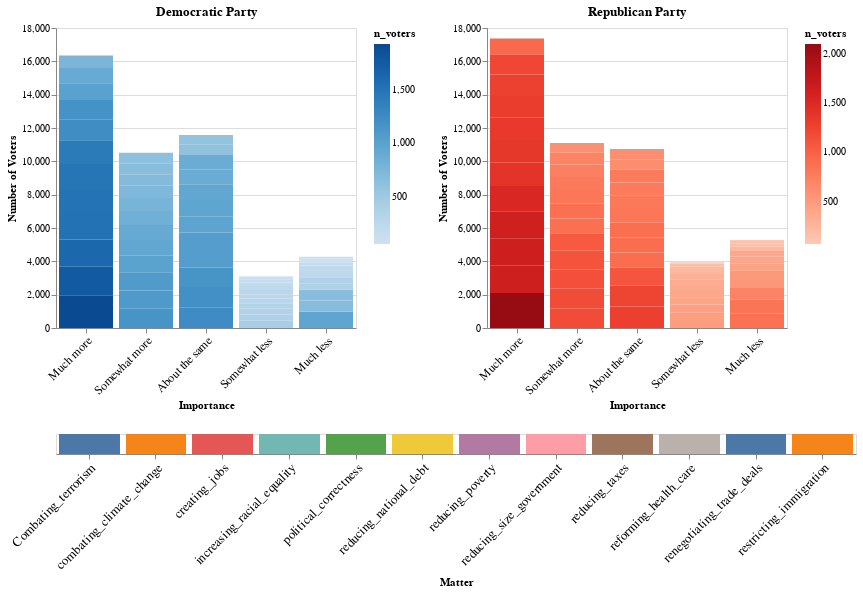

Notebook code cell kept with this figure:
### Markdown cell above
In der Dashboard unten kann man eine bestimmte Angelegenheit wählen, indem man die Maus auf die Blocks unten setzt. Je nach Wahl ändern sich die zwei Grafiken oben, so dass sie die Präferenzen der Wähler jeder Partei widerspiegeln.

### Code cell
both_chart_data = both_pivot.reset_index().rename({0:"n_voters"},axis = "columns")
both_chart_selection = alt.binding_select(options =[x for x in both_chart_data["Matter"].unique()])
both_chart_condition = alt.selection_single(fields = ["Matter"], on = "mouseover", nearest = True)
dem_chart = alt.Chart(both_chart_data.loc[both_chart_data["PARTY_AGENDAS_rand_2016"]=="Democratic Party"],
                     title = "Democratic Party").mark_bar().encode(
    x = alt.X("Importance", axis = alt.Axis(labelAngle=-45,labelFontSize=12),
             sort = ["Much more","Somewhat more","About the same","Somewhat less","Much less","Didn't Answer"]),
    y = alt.Y("n_voters", title = "Number of Voters"),
    color = alt.Color("n_voters", 
                      scale = alt.Scale(scheme="blues"))).properties(width=300).transform_filter(both_chart_condition)

rep_chart=alt.Chart(both_chart_data.loc[both_chart_data["PARTY_AGENDAS_rand_2016"]=="Republican Party"],
                   title = "Republican Party").mark_bar().encode(
    x = alt.X("Importance",axis = alt.Axis(labelAngle=-45,labelFontSize=12),
             sort = ["Much more","Somewhat more","About the same","Somewhat less","Much less","Didn't Answer"]),
    y = alt.Y("n_voters", title = "Number of Voters"),
    color = alt.Color("n_voters",
                      scale=alt.Scale(scheme="reds"))).properties(width=300).transform_filter(both_chart_condition)

l = alt.Chart(both_chart_data).mark_bar().encode(
    x =alt.X("Matter", axis = alt.Axis(labelAngle=-45, labelFontSize=13)),
    color = alt.Color("Matter", 
                      legend= None)).properties(width=800).add_selection(both_chart_condition)

altogether = alt.hconcat(dem_chart,rep_chart).resolve_scale(color ="independent",y="shared").add_selection(both_chart_condition)
altogether&l

### Figure 1 — Vega-Lite specification as saved in the notebook (floating-point values rounded to 4 significant figures)
{"config": {"view": {"continuousWidth": 400, "continuousHeight": 300}}, "vconcat": [{"hconcat": [{"data": {"name": "data-6962a5965b664376a1607f2004856f27"}, "mark": "bar", "encoding": {"color": {"type": "quantitative", "field": "n_voters", "scale": {"scheme": "blues"}}, "x": {"type": "nominal", "axis": {"labelAngle": -45, "labelFontSize": 12}, "field": "Importance", "sort": ["Much more", "Somewhat more", "About the same", "Somewhat less", "Much less", "Didn't Answer"]}, "y": {"type": "quantitative", "field": "n_voters", "title": "Number of Voters"}}, "selection": {"selector122": {"type": "single", "fields": ["Matter"], "on": "mouseover", "nearest": true}}, "title": "Democratic Party", "transform": [{"filter": {"selection": "selector122"}}], "width": 300}, {"data": {"name": "data-93140ea67f009c3f43f5b87197246fd4"}, "mark": "bar", "encoding": {"color": {"type": "quantitative", "field": "n_voters", "scale": {"scheme": "reds"}}, "x": {"type": "nominal", "axis": {"labelAngle": -45, "labelFontSize": 12}, "field": "Importance", "sort": ["Much more", "Somewhat more", "About the same", "Somewhat less", "Much less", "Didn't Answer"]}, "y": {"type": "quantitative", "field": "n_voters", "title": "Number of Voters"}}, "selection": {"selector122": {"type": "single", "fields": ["Matter"], "on": "mouseover", "nearest": true}}, "title": "Republican Party", "transform": [{"filter": {"selection": "selector122"}}], "width": 300}], "resolve": {"scale": {"color": "independent", "y": "shared"}}}, {"data": {"name": "data-377fd5459e64d33134ad7b11bd8b84d4"}, "mark": "bar", "encoding": {"color": {"type": "nominal", "field": "Matter", "legend": null}, "x": {"type": "nominal", "axis": {"labelAngle": -45, "labelFontSize": 13}, "field": "Matter"}}, "selection": {"selector122": {"type": "single", "fields": ["Matter"], "on": "mouseover", "nearest": true}}, "width": 800}], "$schema": "https://vega.github.io/schema/vega-lite/v4.8.1.json", "datasets": {"data-6962a5965b664376a1607f2004856f27": [{"PARTY_AGENDAS_rand_2016": "Democratic Party", "Matter": "Combating_terrorism", "Importance": "About the same", "n_voters": 1206}, {"PARTY_AGENDAS_rand_2016": "Democratic Party", "Matter": "Combating_terrorism", "Importance": "Much less", "n_voters": 120}, {"PARTY_AGENDAS_rand_2016": "Democratic Party", "Matter": "Combating_terrorism", "Importance": "Much more", "n_voters": 1487}, {"PARTY_AGENDAS_rand_2016": "Democratic Party", "Matter": "Combating_terrorism", "Importance": "Somewhat less", "n_voters": 161}, {"PARTY_AGENDAS_rand_2016": "Democratic Party", "Matter": "Combating_terrorism", "Importance": "Somewhat more", "n_voters": 832}, {"PARTY_AGENDAS_rand_2016": "Democratic Party", "Matter": "combating_climate_change", "Importance": "About the same", "n_voters": 880}, {"PARTY_AGENDAS_rand_2016": "Democratic Party", "Matter": "combating_climate_change", "Importance": "Much less", "n_voters": 971}, {"PARTY_AGENDAS_rand_2016": "Democratic Party", "Matter": "combating_climate_change", "Importance": "Much more", "n_voters": 903}, {"PARTY_AGENDAS_rand_2016": "Democratic Party", "Matter": "combating_climate_change", "Importance": "Somewhat less", "n_voters": 371}, {"PARTY_AGENDAS_rand_2016": "Democratic Party", "Matter": "combating_climate_change", "Importance": "Somewhat more", "n_voters": 692}, {"PARTY_AGENDAS_rand_2016": "Democratic Party", "Matter": "creating_jobs", "Importance": "About the same", "n_voters": 587}, {"PARTY_AGENDAS_rand_2016": "Democratic Party", "Matter": "creating_jobs", "Importance": "Much less", "n_voters": 95}, {"PARTY_AGENDAS_rand_2016": "Democratic Party", "Matter": "creating_jobs", "Importance": "Much more", "n_voters": 1932}, {"PARTY_AGENDAS_rand_2016": "Democratic Party", "Matter": "creating_jobs", "Importance": "Somewhat less", "n_voters": 54}, {"PARTY_AGENDAS_rand_2016": "Democratic Party", "Matter": "creating_jobs", "Importance": "Somewhat more", "n_voters": 1160}, {"PARTY_AGENDAS_rand_2016": "Democratic Party", "Matter": "increasing_racial_equality", "Importance": "About the same", "n_voters": 1161}, {"PARTY_AGENDAS_rand_2016": "Democratic Party", "Matter": "increasing_racial_equality", "Importance": "Much less", "n_voters": 673}, {"PARTY_AGENDAS_rand_2016": "Democratic Party", "Matter": "increasing_racial_equality", "Importance": "Much more", "n_voters": 754}, {"PARTY_AGENDAS_rand_2016": "Democratic Party", "Matter": "increasing_racial_equality", "Importance": "Somewhat less", "n_voters": 434}, {"PARTY_AGENDAS_rand_2016": "Democratic Party", "Matter": "increasing_racial_equality", "Importance": "Somewhat more", "n_voters": 786}, {"PARTY_AGENDAS_rand_2016": "Democratic Party", "Matter": "political_correctness", "Importance": "About the same", "n_voters": 978}, {"PARTY_AGENDAS_rand_2016": "Democratic Party", "Matter": "political_correctness", "Importance": "Much less", "n_voters": 665}, {"PARTY_AGENDAS_rand_2016": "Democratic Party", "Matter": "political_correctness", "Importance": "Much more", "n_voters": 1181}, {"PARTY_AGENDAS_rand_2016": "Democratic Party", "Matter": "political_correctness", "Importance": "Somewhat less", "n_voters": 333}, {"PARTY_AGENDAS_rand_2016": "Democratic Party", "Matter": "political_correctness", "Importance": "Somewhat more", "n_voters": 666}, {"PARTY_AGENDAS_rand_2016": "Democratic Party", "Matter": "reducing_national_debt", "Importance": "About the same", "n_voters": 876}, {"PARTY_AGENDAS_rand_2016": "Democratic Party", "Matter": "reducing_national_debt", "Importance": "Much less", "n_voters": 131}, {"PARTY_AGENDAS_rand_2016": "Democratic Party", "Matter": "reducing_national_debt", "Importance": "Much more", "n_voters": 1750}, {"PARTY_AGENDAS_rand_2016": "Democratic Party", "Matter": "reducing_national_debt", "Importance": "Somewhat less", "n_voters": 160}, {"PARTY_AGENDAS_rand_2016": "Democratic Party", "Matter": "reducing_national_debt", "Importance": "Somewhat more", "n_voters": 909}, {"PARTY_AGENDAS_rand_2016": "Democratic Party", "Matter": "reducing_poverty", "Importance": "About the same", "n_voters": 974}, {"PARTY_AGENDAS_rand_2016": "Democratic Party", "Matter": "reducing_poverty", "Importance": "Much less", "n_voters": 254}, {"PARTY_AGENDAS_rand_2016": "Democratic Party", "Matter": "reducing_poverty", "Importance": "Much more", "n_voters": 1232}, {"PARTY_AGENDAS_rand_2016": "Democratic Party", "Matter": "reducing_poverty", "Importance": "Somewhat less", "n_voters": 277}, {"PARTY_AGENDAS_rand_2016": "Democratic Party", "Matter": "reducing_poverty", "Importance": "Somewhat more", "n_voters": 1081}, {"PARTY_AGENDAS_rand_2016": "Democratic Party", "Matter": "reducing_size_government", "Importance": "About the same", "n_voters": 1056}, {"PARTY_AGENDAS_rand_2016": "Democratic Party", "Matter": "reducing_size_government", "Importance": "Much less", "n_voters": 243}, {"PARTY_AGENDAS_rand_2016": "Democratic Party", "Matter": "reducing_size_government", "Importance": "Much more", "n_voters": 1526}, {"PARTY_AGENDAS_rand_2016": "Democratic Party", "Matter": "reducing_size_government", "Importance": "Somewhat less", "n_voters": 255}, {"PARTY_AGENDAS_rand_2016": "Democratic Party", "Matter": "reducing_size_government", "Importance": "Somewhat more", "n_voters": 728}, {"PARTY_AGENDAS_rand_2016": "Democratic Party", "Matter": "reducing_taxes", "Importance": "About the same", "n_voters": 937}, {"PARTY_AGENDAS_rand_2016": "Democratic Party", "Matter": "reducing_taxes", "Importance": "Much less", "n_voters": 171}, {"PARTY_AGENDAS_rand_2016": "Democratic Party", "Matter": "reducing_taxes", "Importance": "Much more", "n_voters": 1512}, {"PARTY_AGENDAS_rand_2016": "Democratic Party", "Matter": "reducing_taxes", "Importance": "Somewhat less", "n_voters": 262}, {"PARTY_AGENDAS_rand_2016": "Democratic Party", "Matter": "reducing_taxes", "Importance": "Somewhat more", "n_voters": 945}, {"PARTY_AGENDAS_rand_2016": "Democratic Party", "Matter": "reforming_health_care", "Importance": "About the same", "n_voters": 613}, {"PARTY_AGENDAS_rand_2016": "Democratic Party", "Matter": "reforming_health_care", "Importance": "Much less", "n_voters": 377}, {"PARTY_AGENDAS_rand_2016": "Democratic Party", "Matter": "reforming_health_care", "Importance": "Much more", "n_voters": 1626}, {"PARTY_AGENDAS_rand_2016": "Democratic Party", "Matter": "reforming_health_care", "Importance": "Somewhat less", "n_voters": 207}, {"PARTY_AGENDAS_rand_2016": "Democratic Party", "Matter": "reforming_health_care", "Importance": "Somewhat more", "n_voters": 994}, {"PARTY_AGENDAS_rand_2016": "Democratic Party", "Matter": "renegotiating_trade_deals", "Importance": "About the same", "n_voters": 1251}, {"PARTY_AGENDAS_rand_2016": "Democratic Party", "Matter": "renegotiating_trade_deals", "Importance": "Much less", "n_voters": 212}, {"PARTY_AGENDAS_rand_2016": "Democratic Party", "Matter": "renegotiating_trade_deals", "Importance": "Much more", "n_voters": 1011}, {"PARTY_AGENDAS_rand_2016": "Democratic Party", "Matter": "renegotiating_trade_deals", "Importance": "Somewhat less", "n_voters": 238}, {"PARTY_AGENDAS_rand_2016": "Democratic Party", "Matter": "renegotiating_trade_deals", "Importance": "Somewhat more", "n_voters": 1097}, {"PARTY_AGENDAS_rand_2016": "Democratic Party", "Matter": "restricting_immigration", "Importance": "About the same", "n_voters": 1056}, {"PARTY_AGENDAS_rand_2016": "Democratic Party", "Matter": "restricting_immigration", "Importance": "Much less", "n_voters": 362}, {"PARTY_AGENDAS_rand_2016": "Democratic Party", "Matter": "restricting_immigration", "Importance": "Much more", "n_voters": 1435}, {"PARTY_AGENDAS_rand_2016": "Democratic Party", "Matter": "restricting_immigration", "Importance": "Somewhat less", "n_voters": 351}, {"PARTY_AGENDAS_rand_2016": "Democratic Party", "Matter": "restricting_immigration", "Importance": "Somewhat more", "n_voters": 623}], "data-93140ea67f009c3f43f5b87197246fd4": [{"PARTY_AGENDAS_rand_2016": "Republican Party", "Matter": "Combating_terrorism", "Importance": "About the same", "n_voters": 1249}, {"PARTY_AGENDAS_rand_2016": "Republican Party", "Matter": "Combating_terrorism", "Importance": "Much less", "n_voters": 166}, {"PARTY_AGENDAS_rand_2016": "Republican Party", "Matter": "Combating_terrorism", "Importance": "Much more", "n_voters": 1522}, {"PARTY_AGENDAS_rand_2016": "Republican Party", "Matter": "Combating_terrorism", "Importance": "Somewhat less", "n_voters": 227}, {"PARTY_AGENDAS_rand_2016": "Republican Party", "Matter": "Combating_terrorism", "Importance": "Somewhat more", "n_voters": 879}, {"PARTY_AGENDAS_rand_2016": "Republican Party", "Matter": "combating_climate_change", "Importance": "About the same", "n_voters": 817}, {"PARTY_AGENDAS_rand_2016": "Republican Party", "Matter": "combating_climate_change", "Importance": "Much less", "n_voters": 861}, {"PARTY_AGENDAS_rand_2016": "Republican Party", "Matter": "combating_climate_change", "Importance": "Much more", "n_voters": 1305}, {"PARTY_AGENDAS_rand_2016": "Republican Party", "Matter": "combating_climate_change", "Importance": "Somewhat less", "n_voters": 467}, {"PARTY_AGENDAS_rand_2016": "Republican Party", "Matter": "combating_climate_change", "Importance": "Somewhat more", "n_voters": 586}, {"PARTY_AGENDAS_rand_2016": "Republican Party", "Matter": "creating_jobs", "Importance": "About the same", "n_voters": 615}, {"PARTY_AGENDAS_rand_2016": "Republican Party", "Matter": "creating_jobs", "Importance": "Much less", "n_voters": 68}, {"PARTY_AGENDAS_rand_2016": "Republican Party", "Matter": "creating_jobs", "Importance": "Much more", "n_voters": 2102}, {"PARTY_AGENDAS_rand_2016": "Republican Party", "Matter": "creating_jobs", "Importance": "Somewhat less", "n_voters": 73}, {"PARTY_AGENDAS_rand_2016": "Republican Party", "Matter": "creating_jobs", "Importance": "Somewhat more", "n_voters": 1180}, {"PARTY_AGENDAS_rand_2016": "Republican Party", "Matter": "increasing_racial_equality", "Importance": "About the same", "n_voters": 1288}, {"PARTY_AGENDAS_rand_2016": "Republican Party", "Matter": "increasing_racial_equality", "Importance": "Much less", "n_voters": 429}, {"PARTY_AGENDAS_rand_2016": "Republican Party", "Matter": "increasing_racial_equality", "Importance": "Much more", "n_voters": 1217}, {"PARTY_AGENDAS_rand_2016": "Republican Party", "Matter": "increasing_racial_equality", "Importance": "Somewhat less", "n_voters": 308}, {"PARTY_AGENDAS_rand_2016": "Republican Party", "Matter": "increasing_racial_equality", "Importance": "Somewhat more", "n_voters": 792}, {"PARTY_AGENDAS_rand_2016": "Republican Party", "Matter": "political_correctness", "Importance": "About the same", "n_voters": 788}, {"PARTY_AGENDAS_rand_2016": "Republican Party", "Matter": "political_correctness", "Importance": "Much less", "n_voters": 835}, {"PARTY_AGENDAS_rand_2016": "Republican Party", "Matter": "political_correctness", "Importance": "Much more", "n_voters": 1282}, {"PARTY_AGENDAS_rand_2016": "Republican Party", "Matter": "political_correctness", "Importance": "Somewhat less", "n_voters": 400}, {"PARTY_AGENDAS_rand_2016": "Republican Party", "Matter": "political_correctness", "Importance": "Somewhat more", "n_voters": 736}, {"PARTY_AGENDAS_rand_2016": "Republican Party", "Matter": "reducing_national_debt", "Importance": "About the same", "n_voters": 806}, {"PARTY_AGENDAS_rand_2016": "Republican Party", "Matter": "reducing_national_debt", "Importance": "Much less", "n_voters": 227}, {"PARTY_AGENDAS_rand_2016": "Republican Party", "Matter": "reducing_national_debt", "Importance": "Much more", "n_voters": 1639}, {"PARTY_AGENDAS_rand_2016": "Republican Party", "Matter": "reducing_national_debt", "Importance": "Somewhat less", "n_voters": 240}, {"PARTY_AGENDAS_rand_2016": "Republican Party", "Matter": "reducing_national_debt", "Importance": "Somewhat more", "n_voters": 1121}, {"PARTY_AGENDAS_rand_2016": "Republican Party", "Matter": "reducing_poverty", "Importance": "About the same", "n_voters": 897}, {"PARTY_AGENDAS_rand_2016": "Republican Party", "Matter": "reducing_poverty", "Importance": "Much less", "n_voters": 160}, {"PARTY_AGENDAS_rand_2016": "Republican Party", "Matter": "reducing_poverty", "Importance": "Much more", "n_voters": 1622}, {"PARTY_AGENDAS_rand_2016": "Republican Party", "Matter": "reducing_poverty", "Importance": "Somewhat less", "n_voters": 175}, {"PARTY_AGENDAS_rand_2016": "Republican Party", "Matter": "reducing_poverty", "Importance": "Somewhat more", "n_voters": 1178}, {"PARTY_AGENDAS_rand_2016": "Republican Party", "Matter": "reducing_size_government", "Importance": "About the same", "n_voters": 896}, {"PARTY_AGENDAS_rand_2016": "Republican Party", "Matter": "reducing_size_government", "Importance": "Much less", "n_voters": 520}, {"PARTY_AGENDAS_rand_2016": "Republican Party", "Matter": "reducing_size_government", "Importance": "Much more", "n_voters": 1391}, {"PARTY_AGENDAS_rand_2016": "Republican Party", "Matter": "reducing_size_government", "Importance": "Somewhat less", "n_voters": 405}, {"PARTY_AGENDAS_rand_2016": "Republican Party", "Matter": "reducing_size_government", "Importance": "Somewhat more", "n_voters": 824}, {"PARTY_AGENDAS_rand_2016": "Republican Party", "Matter": "reducing_taxes", "Importance": "About the same", "n_voters": 891}, {"PARTY_AGENDAS_rand_2016": "Republican Party", "Matter": "reducing_taxes", "Importance": "Much less", "n_voters": 391}, {"PARTY_AGENDAS_rand_2016": "Republican Party", "Matter": "reducing_taxes", "Importance": "Much more", "n_voters": 1363}, {"PARTY_AGENDAS_rand_2016": "Republican Party", "Matter": "reducing_taxes", "Importance": "Somewhat less", "n_voters": 343}, {"PARTY_AGENDAS_rand_2016": "Republican Party", "Matter": "reducing_taxes", "Importance": "Somewhat more", "n_voters": 1057}, {"PARTY_AGENDAS_rand_2016": "Republican Party", "Matter": "reforming_health_care", "Importance": "About the same", "n_voters": 611}, {"PARTY_AGENDAS_rand_2016": "Republican Party", "Matter": "reforming_health_care", "Importance": "Much less", "n_voters": 535}, {"PARTY_AGENDAS_rand_2016": "Republican Party", "Matter": "reforming_health_care", "Importance": "Much more", "n_voters": 1639}, {"PARTY_AGENDAS_rand_2016": "Republican Party", "Matter": "reforming_health_care", "Importance": "Somewhat less", "n_voters": 365}, {"PARTY_AGENDAS_rand_2016": "Republican Party", "Matter": "reforming_health_care", "Importance": "Somewhat more", "n_voters": 883}, {"PARTY_AGENDAS_rand_2016": "Republican Party", "Matter": "renegotiating_trade_deals", "Importance": "About the same", "n_voters": 1099}, {"PARTY_AGENDAS_rand_2016": "Republican Party", "Matter": "renegotiating_trade_deals", "Importance": "Much less", "n_voters": 383}, {"PARTY_AGENDAS_rand_2016": "Republican Party", "Matter": "renegotiating_trade_deals", "Importance": "Much more", "n_voters": 940}, {"PARTY_AGENDAS_rand_2016": "Republican Party", "Matter": "renegotiating_trade_deals", "Importance": "Somewhat less", "n_voters": 462}, {"PARTY_AGENDAS_rand_2016": "Republican Party", "Matter": "renegotiating_trade_deals", "Importance": "Somewhat more", "n_voters": 1153}, {"PARTY_AGENDAS_rand_2016": "Republican Party", "Matter": "restricting_immigration", "Importance": "About the same", "n_voters": 778}, {"PARTY_AGENDAS_rand_2016": "Republican Party", "Matter": "restricting_immigration", "Importance": "Much less", "n_voters": 709}, {"PARTY_AGENDAS_rand_2016": "Republican Party", "Matter": "restricting_immigration", "Importance": "Much more", "n_voters": 1342}, {"PARTY_AGENDAS_rand_2016": "Republican Party", "Matter": "restricting_immigration", "Importance": "Somewhat less", "n_voters": 485}, {"PARTY_AGENDAS_rand_2016": "Republican Party", "Matter": "restricting_immigration", "Importance": "Somewhat more", "n_voters": 716}], "data-377fd5459e64d33134ad7b11bd8b84d4": [{"PARTY_AGENDAS_rand_2016": "Democratic Party", "Matter": "Combating_terrorism", "Importance": "About the same", "n_voters": 1206}, {"PARTY_AGENDAS_rand_2016": "Democratic Party", "Matter": "Combating_terrorism", "Importance": "Much less", "n_voters": 120}, {"PARTY_AGENDAS_rand_2016": "Democratic Party", "Matter": "Combating_terrorism", "Importance": "Much more", "n_voters": 1487}, {"PARTY_AGENDAS_rand_2016": "Democratic Party", "Matter": "Combating_terrorism", "Importance": "Somewhat less", "n_voters": 161}, {"PARTY_AGENDAS_rand_2016": "Democratic Party", "Matter": "Combating_terrorism", "Importance": "Somewhat more", "n_voters": 832}, {"PARTY_AGENDAS_rand_2016": "Democratic Party", "Matter": "combating_climate_change", "Importance": "About the same", "n_voters": 880}, {"PARTY_AGENDAS_rand_2016": "Democratic Party", "Matter": "combating_climate_change", "Importance": "Much less", "n_voters": 971}, {"PARTY_AGENDAS_rand_2016": "Democratic Party", "Matter": "combating_climate_change", "Importance": "Much more", "n_voters": 903}, {"PARTY_AGENDAS_rand_2016": "Democratic Party", "Matter": "combating_climate_change", "Importance": "Somewhat less", "n_voters": 371}, {"PARTY_AGENDAS_rand_2016": "Democratic Party", "Matter": "combating_climate_change", "Importance": "Somewhat more", "n_voters": 692}, {"PARTY_AGENDAS_rand_2016": "Democratic Party", "Matter": "creating_jobs", "Importance": "About the same", "n_voters": 587}, {"PARTY_AGENDAS_rand_2016": "Democratic Party", "Matter": "creating_jobs", "Importance": "Much less", "n_voters": 95}, {"PARTY_AGENDAS_rand_2016": "Democratic Party", "Matter": "creating_jobs", "Importance": "Much more", "n_voters": 1932}, {"PARTY_AGENDAS_rand_2016": "Democratic Party", "Matter": "creating_jobs", "Importance": "Somewhat less", "n_voters": 54}, {"PARTY_AGENDAS_rand_2016": "Democratic Party", "Matter": "creating_jobs", "Importance": "Somewhat more", "n_voters": 1160}, {"PARTY_AGENDAS_rand_2016": "Democratic Party", "Matter": "increasing_racial_equality", "Importance": "About the same", "n_voters": 1161}, {"PARTY_AGENDAS_rand_2016": "Democratic Party", "Matter": "increasing_racial_equality", "Importance": "Much less", "n_voters": 673}, {"PARTY_AGENDAS_rand_2016": "Democratic Party", "Matter": "increasing_racial_equality", "Importance": "Much more", "n_voters": 754}, {"PARTY_AGENDAS_rand_2016": "Democratic Party", "Matter": "increasing_racial_equality", "Importance": "Somewhat less", "n_voters": 434}, {"PARTY_AGENDAS_rand_2016": "Democratic Party", "Matter": "increasing_racial_equality", "Importance": "Somewhat more", "n_voters": 786}, {"PARTY_AGENDAS_rand_2016": "Democratic Party", "Matter": "political_correctness", "Importance": "About the same", "n_voters": 978}, {"PARTY_AGENDAS_rand_2016": "Democratic Party", "Matter": "political_correctness", "Importance": "Much less", "n_voters": 665}, {"PARTY_AGENDAS_rand_2016": "Democratic Party", "Matter": "political_correctness", "Importance": "Much more", "n_voters": 1181}, {"PARTY_AGENDAS_rand_2016": "Democratic Party", "Matter": "political_correctness", "Importance": "Somewhat less", "n_voters": 333}, {"PARTY_AGENDAS_rand_2016": "Democratic Party", "Matter": "political_correctness", "Importance": "Somewhat more", "n_voters": 666}, {"PARTY_AGENDAS_rand_2016": "Democratic Party", "Matter": "reducing_national_debt", "Importance": "About the same", "n_voters": 876}, {"PARTY_AGENDAS_rand_2016": "Democratic Party", "Matter": "reducing_national_debt", "Importance": "Much less", "n_voters": 131}, {"PARTY_AGENDAS_rand_2016": "Democratic Party", "Matter": "reducing_national_debt", "Importance": "Much more", "n_voters": 1750}, {"PARTY_AGENDAS_rand_2016": "Democratic Party", "Matter": "reducing_national_debt", "Importance": "Somewhat less", "n_voters": 160}, {"PARTY_AGENDAS_rand_2016": "Democratic Party", "Matter": "reducing_national_debt", "Importance": "Somewhat more", "n_voters": 909}, {"PARTY_AGENDAS_rand_2016": "Democratic Party", "Matter": "reducing_poverty", "Importance": "About the same", "n_voters": 974}, {"PARTY_AGENDAS_rand_2016": "Democratic Party", "Matter": "reducing_poverty", "Importance": "Much less", "n_voters": 254}, {"PARTY_AGENDAS_rand_2016": "Democratic Party", "Matter": "reducing_poverty", "Importance": "Much more", "n_voters": 1232}, {"PARTY_AGENDAS_rand_2016": "Democratic Party", "Matter": "reducing_poverty", "Importance": "Somewhat less", "n_voters": 277}, {"PARTY_AGENDAS_rand_2016": "Democratic Party", "Matter": "reducing_poverty", "Importance": "Somewhat more", "n_voters": 1081}, {"PARTY_AGENDAS_rand_2016": "Democratic Party", "Matter": "reducing_size_government", "Importance": "About the same", "n_voters": 1056}, {"PARTY_AGENDAS_rand_2016": "Democratic Party", "Matter": "reducing_size_government", "Importance": "Much less", "n_voters": 243}, {"PARTY_AGENDAS_rand_2016": "Democratic Party", "Matter": "reducing_size_government", "Importance": "Much more", "n_voters": 1526}, {"PARTY_AGENDAS_rand_2016": "Democratic Party", "Matter": "reducing_size_government", "Importance": "Somewhat less", "n_voters": 255}, {"PARTY_AGENDAS_rand_2016": "Democratic Party", "Matter": "reducing_size_government", "Importance": "Somewhat more", "n_voters": 728}, {"PARTY_AGENDAS_rand_2016": "Democratic Party", "Matter": "reducing_taxes", "Importance": "About the same", "n_voters": 937}, {"PARTY_AGENDAS_rand_2016": "Democratic Party", "Matter": "reducing_taxes", "Importance": "Much less", "n_voters": 171}, {"PARTY_AGENDAS_rand_2016": "Democratic Party", "Matter": "reducing_taxes", "Importance": "Much more", "n_voters": 1512}, {"PARTY_AGENDAS_rand_2016": "Democratic Party", "Matter": "reducing_taxes", "Importance": "Somewhat less", "n_voters": 262}, {"PARTY_AGENDAS_rand_2016": "Democratic Party", "Matter": "reducing_taxes", "Importance": "Somewhat more", "n_voters": 945}, {"PARTY_AGENDAS_rand_2016": "Democratic Party", "Matter": "reforming_health_care", "Importance": "About the same", "n_voters": 613}, {"PARTY_AGENDAS_rand_2016": "Democratic Party", "Matter": "reforming_health_care", "Importance": "Much less", "n_voters": 377}, {"PARTY_AGENDAS_rand_2016": "Democratic Party", "Matter": "reforming_health_care", "Importance": "Much more", "n_voters": 1626}, {"PARTY_AGENDAS_rand_2016": "Democratic Party", "Matter": "reforming_health_care", "Importance": "Somewhat less", "n_voters": 207}, {"PARTY_AGENDAS_rand_2016": "Democratic Party", "Matter": "reforming_health_care", "Importance": "Somewhat more", "n_voters": 994}, {"PARTY_AGENDAS_rand_2016": "Democratic Party", "Matter": "renegotiating_trade_deals", "Importance": "About the same", "n_voters": 1251}, {"PARTY_AGENDAS_rand_2016": "Democratic Party", "Matter": "renegotiating_trade_deals", "Importance": "Much less", "n_voters": 212}, {"PARTY_AGENDAS_rand_2016": "Democratic Party", "Matter": "renegotiating_trade_deals", "Importance": "Much more", "n_voters": 1011}, {"PARTY_AGENDAS_rand_2016": "Democratic Party", "Matter": "renegotiating_trade_deals", "Importance": "Somewhat less", "n_voters": 238}, {"PARTY_AGENDAS_rand_2016": "Democratic Party", "Matter": "renegotiating_trade_deals", "Importance": "Somewhat more", "n_voters": 1097}, {"PARTY_AGENDAS_rand_2016": "Democratic Party", "Matter": "restricting_immigration", "Importance": "About the same", "n_voters": 1056}, {"PARTY_AGENDAS_rand_2016": "Democratic Party", "Matter": "restricting_immigration", "Importance": "Much less", "n_voters": 362}, {"PARTY_AGENDAS_rand_2016": "Democratic Party", "Matter": "restricting_immigration", "Importance": "Much more", "n_voters": 1435}, {"PARTY_AGENDAS_rand_2016": "Democratic Party", "Matter": "restricting_immigration", "Importance": "Somewhat less", "n_voters": 351}, {"PARTY_AGENDAS_rand_2016": "Democratic Party", "Matter": "restricting_immigration", "Importance": "Somewhat more", "n_voters": 623}, {"PARTY_AGENDAS_rand_2016": "Republican Party", "Matter": "Combating_terrorism", "Importance": "About the same", "n_voters": 1249}, {"PARTY_AGENDAS_rand_2016": "Republican Party", "Matter": "Combating_terrorism", "Importance": "Much less", "n_voters": 166}, {"PARTY_AGENDAS_rand_2016": "Republican Party", "Matter": "Combating_terrorism", "Importance": "Much more", "n_voters": 1522}, {"PARTY_AGENDAS_rand_2016": "Republican Party", "Matter": "Combating_terrorism", "Importance": "Somewhat less", "n_voters": 227}, {"PARTY_AGENDAS_rand_2016": "Republican Party", "Matter": "Combating_terrorism", "Importance": "Somewhat more", "n_voters": 879}, {"PARTY_AGENDAS_rand_2016": "Republican Party", "Matter": "combating_climate_change", "Importance": "About the same", "n_voters": 817}, {"PARTY_AGENDAS_rand_2016": "Republican Party", "Matter": "combating_climate_change", "Importance": "Much less", "n_voters": 861}, {"PARTY_AGENDAS_rand_2016": "Republican Party", "Matter": "combating_climate_change", "Importance": "Much more", "n_voters": 1305}, {"PARTY_AGENDAS_rand_2016": "Republican Party", "Matter": "combating_climate_change", "Importance": "Somewhat less", "n_voters": 467}, {"PARTY_AGENDAS_rand_2016": "Republican Party", "Matter": "combating_climate_change", "Importance": "Somewhat more", "n_voters": 586}, {"PARTY_AGENDAS_rand_2016": "Republican Party", "Matter": "creating_jobs", "Importance": "About the same", "n_voters": 615}, {"PARTY_AGENDAS_rand_2016": "Republican Party", "Matter": "creating_jobs", "Importance": "Much less", "n_voters": 68}, {"PARTY_AGENDAS_rand_2016": "Republican Party", "Matter": "creating_jobs", "Importance": "Much more", "n_voters": 2102}, {"PARTY_AGENDAS_rand_2016": "Republican Party", "Matter": "creating_jobs", "Importance": "Somewhat less", "n_voters": 73}, {"PARTY_AGENDAS_rand_2016": "Republican Party", "Matter": "creating_jobs", "Importance": "Somewhat more", "n_voters": 1180}, {"PARTY_AGENDAS_rand_2016": "Republican Party", "Matter": "increasing_racial_equality", "Importance": "About the same", "n_voters": 1288}, {"PARTY_AGENDAS_rand_2016": "Republican Party", "Matter": "increasing_racial_equality", "Importance": "Much less", "n_voters": 429}, {"PARTY_AGENDAS_rand_2016": "Republican Party", "Matter": "increasing_racial_equality", "Importance": "Much more", "n_voters": 1217}, {"PARTY_AGENDAS_rand_2016": "Republican Party", "Matter": "increasing_racial_equality", "Importance": "Somewhat less", "n_voters": 308}, {"PARTY_AGENDAS_rand_2016": "Republican Party", "Matter": "increasing_racial_equality", "Importance": "Somewhat more", "n_voters": 792}, {"PARTY_AGENDAS_rand_2016": "Republican Party", "Matter": "political_correctness", "Importance": "About the same", "n_voters": 788}, {"PARTY_AGENDAS_rand_2016": "Republican Party", "Matter": "political_correctness", "Importance": "Much less", "n_voters": 835}, {"PARTY_AGENDAS_rand_2016": "Republican Party", "Matter": "political_correctness", "Importance": "Much more", "n_voters": 1282}, {"PARTY_AGENDAS_rand_2016": "Republican Party", "Matter": "political_correctness", "Importance": "Somewhat less", "n_voters": 400}, {"PARTY_AGENDAS_rand_2016": "Republican Party", "Matter": "political_correctness", "Importance": "Somewhat more", "n_voters": 736}, {"PARTY_AGENDAS_rand_2016": "Republican Party", "Matter": "reducing_national_debt", "Importance": "About the same", "n_voters": 806}, {"PARTY_AGENDAS_rand_2016": "Republican Party", "Matter": "reducing_national_debt", "Importance": "Much less", "n_voters": 227}, {"PARTY_AGENDAS_rand_2016": "Republican Party", "Matter": "reducing_national_debt", "Importance": "Much more", "n_voters": 1639}, {"PARTY_AGENDAS_rand_2016": "Republican Party", "Matter": "reducing_national_debt", "Importance": "Somewhat less", "n_voters": 240}, {"PARTY_AGENDAS_rand_2016": "Republican Party", "Matter": "reducing_national_debt", "Importance": "Somewhat more", "n_voters": 1121}, {"PARTY_AGENDAS_rand_2016": "Republican Party", "Matter": "reducing_poverty", "Importance": "About the same", "n_voters": 897}, {"PARTY_AGENDAS_rand_2016": "Republican Party", "Matter": "reducing_poverty", "Importance": "Much less", "n_voters": 160}, {"PARTY_AGENDAS_rand_2016": "Republican Party", "Matter": "reducing_poverty", "Importance": "Much more", "n_voters": 1622}, {"PARTY_AGENDAS_rand_2016": "Republican Party", "Matter": "reducing_poverty", "Importance": "Somewhat less", "n_voters": 175}, {"PARTY_AGENDAS_rand_2016": "Republican Party", "Matter": "reducing_poverty", "Importance": "Somewhat more", "n_voters": 1178}, {"PARTY_AGENDAS_rand_2016": "Republican Party", "Matter": "reducing_size_government", "Importance": "About the same", "n_voters": 896}, {"PARTY_AGENDAS_rand_2016": "Republican Party", "Matter": "reducing_size_government", "Importance": "Much less", "n_voters": 520}, {"PARTY_AGENDAS_rand_2016": "Republican Party", "Matter": "reducing_size_government", "Importance": "Much more", "n_voters": 1391}, {"PARTY_AGENDAS_rand_2016": "Republican Party", "Matter": "reducing_size_government", "Importance": "Somewhat less", "n_voters": 405}, {"PARTY_AGENDAS_rand_2016": "Republican Party", "Matter": "reducing_size_government", "Importance": "Somewhat more", "n_voters": 824}, {"PARTY_AGENDAS_rand_2016": "Republican Party", "Matter": "reducing_taxes", "Importance": "About the same", "n_voters": 891}, {"PARTY_AGENDAS_rand_2016": "Republican Party", "Matter": "reducing_taxes", "Importance": "Much less", "n_voters": 391}, {"PARTY_AGENDAS_rand_2016": "Republican Party", "Matter": "reducing_taxes", "Importance": "Much more", "n_voters": 1363}, {"PARTY_AGENDAS_rand_2016": "Republican Party", "Matter": "reducing_taxes", "Importance": "Somewhat less", "n_voters": 343}, {"PARTY_AGENDAS_rand_2016": "Republican Party", "Matter": "reducing_taxes", "Importance": "Somewhat more", "n_voters": 1057}, {"PARTY_AGENDAS_rand_2016": "Republican Party", "Matter": "reforming_health_care", "Importance": "About the same", "n_voters": 611}, {"PARTY_AGENDAS_rand_2016": "Republican Party", "Matter": "reforming_health_care", "Importance": "Much less", "n_voters": 535}, {"PARTY_AGENDAS_rand_2016": "Republican Party", "Matter": "reforming_health_care", "Importance": "Much more", "n_voters": 1639}, {"PARTY_AGENDAS_rand_2016": "Republican Party", "Matter": "reforming_health_care", "Importance": "Somewhat less", "n_voters": 365}, {"PARTY_AGENDAS_rand_2016": "Republican Party", "Matter": "reforming_health_care", "Importance": "Somewhat more", "n_voters": 883}, {"PARTY_AGENDAS_rand_2016": "Republican Party", "Matter": "renegotiating_trade_deals", "Importance": "About the same", "n_voters": 1099}, {"PARTY_AGENDAS_rand_2016": "Republican Party", "Matter": "renegotiating_trade_deals", "Importance": "Much less", "n_voters": 383}, {"PARTY_AGENDAS_rand_2016": "Republican Party", "Matter": "renegotiating_trade_deals", "Importance": "Much more", "n_voters": 940}, {"PARTY_AGENDAS_rand_2016": "Republican Party", "Matter": "renegotiating_trade_deals", "Importance": "Somewhat less", "n_voters": 462}, {"PARTY_AGENDAS_rand_2016": "Republican Party", "Matter": "renegotiating_trade_deals", "Importance": "Somewhat more", "n_voters": 1153}, {"PARTY_AGENDAS_rand_2016": "Republican Party", "Matter": "restricting_immigration", "Importance": "About the same", "n_voters": 778}, {"PARTY_AGENDAS_rand_2016": "Republican Party", "Matter": "restricting_immigration", "Importance": "Much less", "n_voters": 709}, {"PARTY_AGENDAS_rand_2016": "Republican Party", "Matter": "restricting_immigration", "Importance": "Much more", "n_voters": 1342}, {"PARTY_AGENDAS_rand_2016": "Republican Party", "Matter": "restricting_immigration", "Importance": "Somewhat less", "n_voters": 485}, {"PARTY_AGENDAS_rand_2016": "Republican Party", "Matter": "restricting_immigration", "Importance": "Somewhat more", "n_voters": 716}]}}
